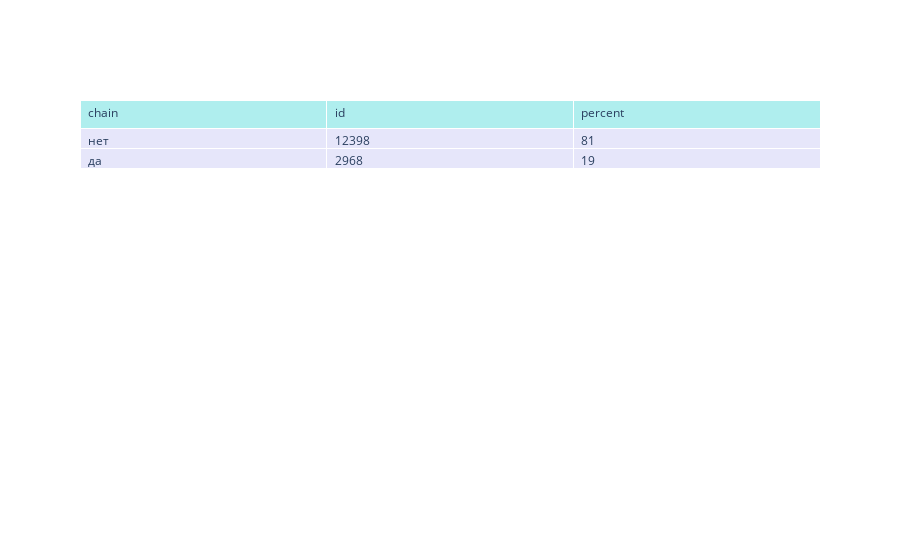

Write notebook code for a chart like this one.
### Markdown cell above
Сгруппируем данные по столбцу chain и количеству id, выведем результат в процентах.

### Code cell
chain_objects = (df
             .groupby('chain')
             .agg({'id': 'count'})
             .sort_values(by='id', ascending = False)
             .reset_index()
            )

chain_objects['percent'] = round(chain_objects['id'] / chain_objects['id'].sum() *100)
#chain_objects

fig = go.Figure(data=[go.Table(
    header=dict(values=list(chain_objects.columns),
                fill_color='paleturquoise',
                align='left'),
    cells=dict(values=[chain_objects.chain, chain_objects.id, chain_objects.percent],
               fill_color='lavender',
               align='left'))
])

fig.show()

### Figure 1 — Plotly figure (JSON) as saved in the notebook; plotly's stock layout.template omitted (floating-point values rounded to 4 significant figures)
{"data": [{"cells": {"align": "left", "fill": {"color": "lavender"}, "values": [["нет", "да"], [12398, 2968], [81, 19]]}, "header": {"align": "left", "fill": {"color": "paleturquoise"}, "values": ["chain", "id", "percent"]}, "type": "table"}], "layout": {}}
